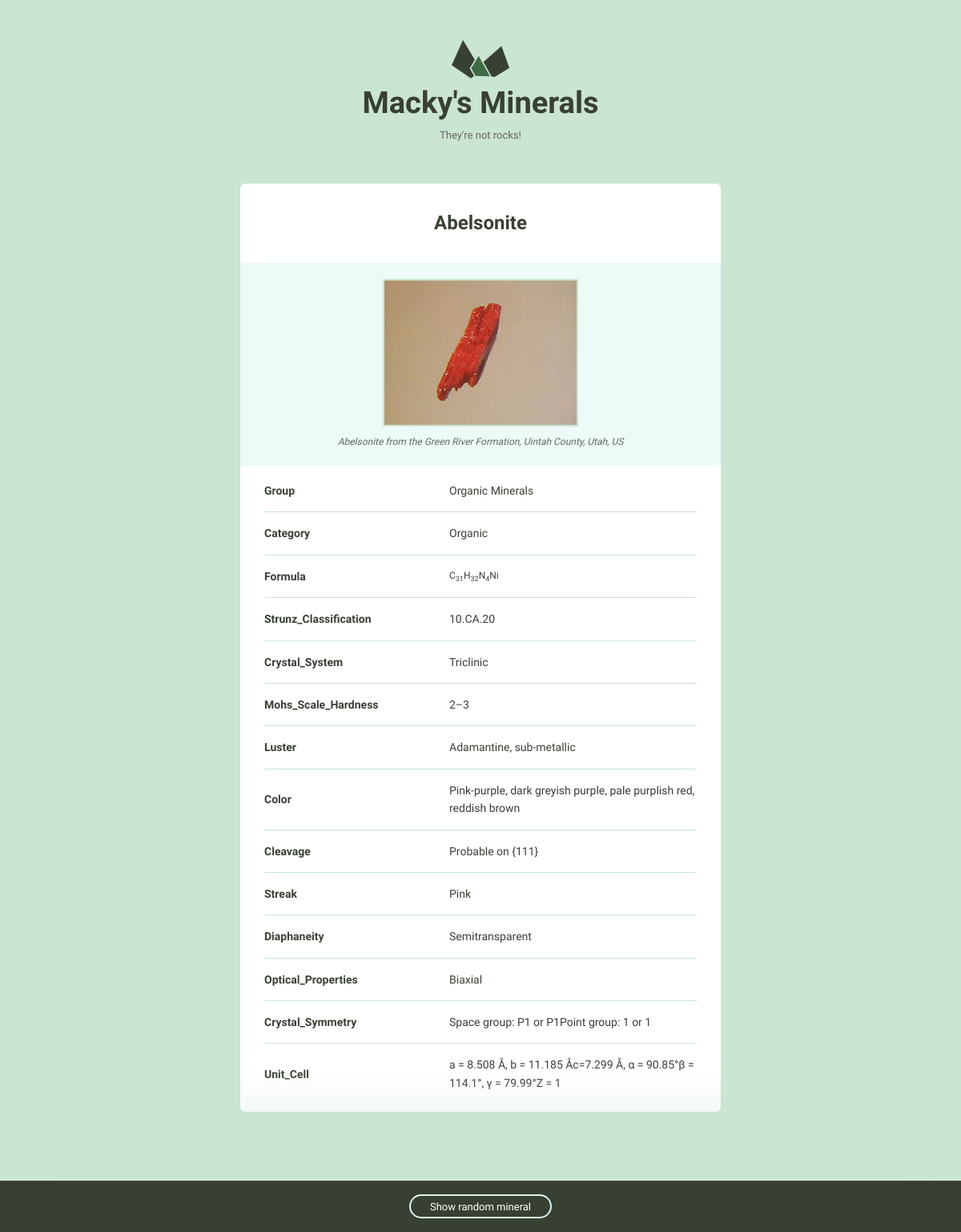
/minerals/1/, run on the app's committed database.
### minerals/models.py (models this page shows, shortened)
class Mineral(models.Model):
    name = models.CharField(max_length=100)
    image_filename = models.CharField(max_length=200, null=True)
    image_caption = models.CharField(max_length=200, null=True)
    group = models.CharField(max_length=100, null=True)
    category = models.CharField(max_length=200, null=True)
    formula = models.CharField(max_length=200, null=True)
    strunz_classification = models.CharField(max_length=200, null=True)
    crystal_system = models.CharField(max_length=200, null=True)
    mohs_scale_hardness = models.CharField(max_length=200, null=True)
    luster = models.CharField(max_length=200, null=True)
    color = models.CharField(max_length=200, null=True)
    specific_gravity = models.CharField(max_length=200, null=True)
    cleavage = models.CharField(max_length=200, null=True)
    streak = models.CharField(max_length=200, null=True)
    diaphaneity = models.CharField(max_length=200, null=True)
    optical_properties = models.CharField(max_length=200, null=True)
    refractive_index = models.CharField(max_length=200, null=True)
    crystal_habit = models.CharField(max_length=200, null=True)
    crystal_symmetry = models.CharField(max_length=200, null=True)
    unit_cell = models.CharField(max_length=200, null=True)
    class Meta:
        ordering = ['name', ]

### minerals/views.py (the view)
# urls.py: url(r'(?P<pk>\d+)/$', views.mineral_detail, name='detail')
def mineral_detail(request, pk):
    mineral = model_to_dict(get_object_or_404(Mineral, pk=pk))
    header = OrderedDict()
    if 'id' in mineral:
        header.update({'id': mineral.pop('id')})
    if 'name' in mineral:
        header.update({'name': mineral.pop('name')})
    if 'image_filename' in mineral:
        header.update({'image_filename': mineral.pop('image_filename')})
    if 'image_caption' in mineral:
        header.update({'image_caption': mineral.pop('image_caption')})
    body = OrderedDict()
    if 'group' in mineral:
        body.update({'group': mineral.pop('group')})
    if 'category' in mineral:
        body.update({'category': mineral.pop('category')})
    if 'formula' in mineral:
        body.update({'formula': mineral.pop('formula')})
    if 'strunz_classification' in mineral:
        body.update({
            'strunz_classification': mineral.pop('strunz_classification')})
    if 'crystal_system' in mineral:
        body.update({'crystal_system': mineral.pop('crystal_system')})
    if 'mohs_scale_hardness' in mineral:
        body.update({
            'mohs_scale_hardness': mineral.pop('mohs_scale_hardness')})
    return render(request, 'minerals/detail.html', {
        'header': header,
        'body': body,
        'mineral': mineral,
        'rand_pk': rand_mineral()
    })

### minerals/views.py (called while the page is built)
def rand_mineral():
    rand_pk = randint(1, Mineral.objects.all().count())
    return rand_pk

### minerals/templates/minerals/detail.html (shortened to what this page needs)
{% extends 'layout.html' %}
{% load static from staticfiles %}
{% block content %}
    <div class="grid-100 mineral__container">
      <h1 class="mineral__name">{{ header.name }}</h1>
      <div class="mineral__image-bg">
        <img class="mineral__image" src="{% static 'minerals/img' %}/{{ header.name }}.jpg" alt="{{ header.name|title }}">
        <p class="mineral__caption">{{ header.image_caption }}</p>
      </div>
      <div class="mineral__table-container">
        <table class="mineral__table">
            {% for field, value in body.items %}
                {% if value %}
                <tr>
                    <td class="mineral__category">{{ field|title }}</td>
                    {% if field == 'formula' %}
                        <td class="mineral__formula">{{ value|safe }}
                    {% else %}
                        <td>{{ value|safe }}</td>
                    {% endif %}
                </tr>
                {% endif %}
            {% endfor %}
            {% for field, value in mineral.items %}
                {% if value %}
                <tr>
                    <td class="mineral__category">{{ field|title }}</td>
                   <td>{{ value|safe }}</td>
                </tr>
                {% endif %}
            {% endfor %}
        </table>
      </div>
    </div>
{% endblock %}
{% block rand_mineral %}
    <div class="minerals__random">
        <a class="minerals__anchor" href="{% url 'minerals:detail' pk=rand_pk %}">Show random mineral</a>
    </div>
{% endblock %}

### templates/layout.html (shortened to what this page needs)
{% load static from staticfiles %}
<!DOCTYPE html>
<html lang="en">
<head>
  <link rel="stylesheet" href="{% static 'css/global.css' %}">
</head>
<body>
  <div class="bounds bounds--small">
    <div class="grid-100">
      <a href="{% url 'minerals:list' %}">
        <h1 class="logo__name text-centered">Macky's Minerals</h1>
      </a>
      <p class="logo__text text-centered">They're not rocks!</p>
    </div>
    {% block content %}{% endblock %}
  </div>
  {% block rand_mineral %}{% endblock %}
</body>
</html>

### assets/css/global.css (style rules this page uses)
html { font-family: sans-serif; -ms-text-size-adjust: 100%; -webkit-text-size-adjust: 100%; }
body { margin: 0; }
a { background-color: transparent; }
h1 { font-size: 2em; margin: 0.67em 0; }
sub { font-size: 75%; line-height: 0; position: relative; vertical-align: baseline; bottom: -0.25em; }
img { border: 0; }
svg:not(:root) { overflow: hidden; }
table { border-collapse: collapse; border-spacing: 0; }
td, th { padding: 0; }
html { font-size: 62.5%; }
body { background-color: #CAE5D2; font-size: 1.5em; line-height: 1.6; font-weight: 400; font-family: "Cousine"; color: #666; }
.bounds { max-width: 800px; margin: 0 auto; padding: 50px 0 150px; overflow: hidden; }
.bounds--small { max-width: 600px; padding: 50px 10px 150px; }
.grid, .grid-5, .grid-10, .grid-15, .grid-20, .grid-25, .grid-30, .grid-33, .grid-35, .grid-40, .grid-45, .grid-50, .grid-55, .grid-60, .grid-65, .grid-66, .grid-70, .grid-75, .grid-80, .grid-90, .grid-95, .grid-100 { float: left; box-sizing: border-box; position: relative; }
.grid-100 { width: 100%; padding: 0 15px; }
h1, h2, h3, h4, h5, h6 { margin-top: 0; margin-bottom: 2rem; font-weight: bold; font-family: "Work Sans", sans-serif; color: #384033; }
h1 { font-size: 3.8rem; }
@media (min-width: 550px) { h1 { font-size: 3.8rem; } }
p { margin-top: 0; font-size: 1.6rem; }
a { color: #689b98; text-decoration: none; -webkit-transition: color 0.2s; -moz-transition: color 0.2s; -ms-transition: color 0.2s; -o-transition: color 0.2s; transition: color 0.2s; }
th, td { padding: 15px; text-align: left; border-bottom: 1px solid #e1e1e1; }
th:first-child, td:first-child { padding-left: 0; }
th:last-child, td:last-child { padding-right: 0; }
table, p, ul { margin-bottom: 2.5rem; }
.text-centered { text-align: center; }
.logo { display: block; fill: #384033; position: relative; margin: 0 auto; width: 72px; }
.logo__name { margin-bottom: 0; }
.logo__text { margin-bottom: 50px; font-size: 13px; }
.minerals__anchor { border: solid 2px #DCF5F2; border-radius: 100px; color: #384033; display: block; font-size: 13px; text-align: center; padding: 8px 0 7px 0; width: 100%; transition: background-color 200ms ease-in-out, font-weight 200ms ease-in-out, color 200ms ease-in-out; }
.minerals__random { background-color: #384033; box-shadow: 0 0 100px 50px #CAE5D2; color: #fff; padding: 20px 0 20px 0; position: fixed; bottom: 0; text-align: center; width: 100%; }
.minerals__random .minerals__anchor { display: inline; color: #fff; padding: 6px 24px 5px 24px; }
.mineral__container { background-color: #fff; border-radius: 6px; list-style: none; padding: 0; text-align: center; }
.mineral__name { display: block; width: 100%; margin: 0; font-size: 24px; padding: 30px 0 30px 0; }
.mineral__image { display: block; margin: 0 auto; border: solid 2px #CAE5D2; }
.mineral__image-bg { background-color: #ecfaf8; padding: 20px 0; }
.mineral__caption { font-size: 12px; font-style: italic; padding: 10px 0 0 0; margin: 0; }
.mineral__table { font-size: 14px; color: #384033; }
.mineral__table td { border-color: #CAE5D2; }
.mineral__table tr:last-of-type td { border-bottom: none; padding-bottom: 0; }
.mineral__table-container { padding: 5px 30px 0; }
.mineral__category { font-weight: bold; width: 40%; }
.mineral__formula { font-size: 12px; }

### data on the page
Mineral: name "Abelsonite", name (picture), image_caption "Abelsonite from the Green River Formation, Uintah County, Utah, US", body "Organic Minerals" "Organic" "10.CA.20" "Triclinic" "2–3", body "C 31 H 32 N 4 Ni", mineral "Adamantine, sub-metallic" "Pink-purple, dark greyish purple, pale purplish red, reddish brown" "Probable on {111}" "Pink" "Semitransparent" "Biaxial" "Space group: P1 or P1Point group: 1 or 1" "a = 8.508 Å, b = 11.185 Åc=7.299 Å, α = 90.85°β = 114.1°, γ = 79.99°Z = 1"

### other printed values
{{ field|title }} "Group" "Category" "Formula" "Strunz_Classification" "Crystal_System" "Mohs_Scale_Hardness"
{{ field|title }} "Luster" "Color" "Cleavage" "Streak" "Diaphaneity" "Optical_Properties" "Crystal_Symmetry" "Unit_Cell"
